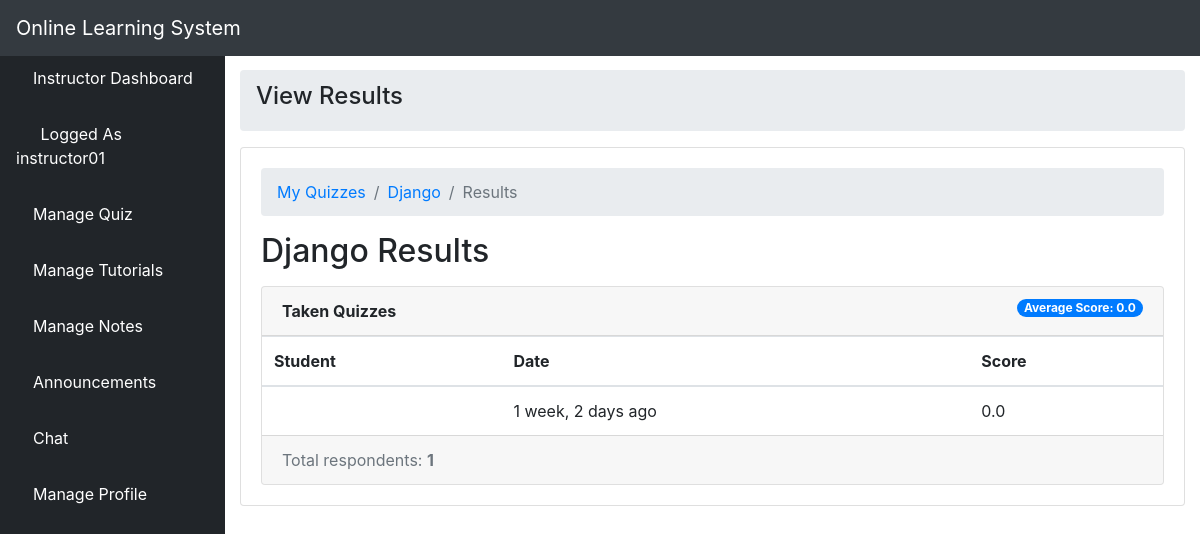
The page /quiz/2/results/ (signed in) on the database its author committed.
### elearn/models.py (models this page shows, shortened)
class User(AbstractUser):
    is_learner = models.BooleanField(default=False)
    is_instructor = models.BooleanField(default=False)
    is_admin = models.BooleanField(default=False)

class Quiz(models.Model):
    owner = models.ForeignKey(User, on_delete=models.CASCADE, related_name='quizzes')
    name = models.CharField(max_length=255)
    course = models.ForeignKey(Course, on_delete=models.CASCADE, related_name='quizzes')

class TakenQuiz(models.Model):
    learner = models.ForeignKey(Learner, on_delete=models.CASCADE, related_name='taken_quizzes')
    quiz = models.ForeignKey(Quiz, on_delete=models.CASCADE, related_name='taken_quizzes')
    score = models.FloatField()
    date = models.DateTimeField(auto_now_add=True)

### elearn/views.py (the view)
# urls.py: path('quiz/<int:pk>/results/', views.QuizResultsView.as_view(), name='quiz_results'),
class QuizResultsView(DeleteView):
    model = Quiz
    context_object_name = 'quiz'
    template_name = 'dashboard/instructor/quiz_results.html'
    def get_context_data(self, **kwargs):
        quiz = self.get_object()
        taken_quizzes = quiz.taken_quizzes.select_related(
            'learner__user').order_by('-date')
        total_taken_quizzes = taken_quizzes.count()
        quiz_score = quiz.taken_quizzes.aggregate(average_score=Avg('score'))
        extra_context = {
            'taken_quizzes': taken_quizzes,
            'total_taken_quizzes': total_taken_quizzes,
            'quiz_score': quiz_score
        }
        kwargs.update(extra_context)
        return super().get_context_data(**kwargs)
    def get_queryset(self):
        return self.request.user.quizzes.all()

### elearn/templates/dashboard/instructor/quiz_results.html (shortened to what this page needs)
{% extends 'dashboard/instructor/base.html' %}
{% load crispy_forms_tags humanize %}
{% block body %}
<div class="container-fluid" style="padding-top: 20px">
            <ol class="breadcrumb">
                <li class="breadcrumb-item">
                    <h4>View Results</h4>
                </li>
            </ol>
            <div class="card mb-3">
                <div class="card-body">
   <nav aria-label="breadcrumb">
    <ol class="breadcrumb">
      <li class="breadcrumb-item"><a href="{% url 'quiz_change_list' %}">My Quizzes</a></li>
      <li class="breadcrumb-item"><a href="{% url 'quiz_change' quiz.pk %}">{{ quiz.name }}</a></li>
      <li class="breadcrumb-item active" aria-current="page">Results</li>
    </ol>
  </nav>
  <h2 class="mb-3">{{ quiz.name }} Results</h2>
  <div class="card">
    <div class="card-header">
      <strong>Taken Quizzes</strong>
      <span class="badge badge-pill badge-primary float-right">Average Score: {{ quiz_score.average_score|default_if_none:0.0 }}</span>
    </div>
    <table class="table mb-0">
      <thead>
        <tr>
          <th>Student</th>
          <th>Date</th>
          <th>Score</th>
        </tr>
      </thead>
      <tbody>
        {% for taken_quiz in taken_quizzes %}
          <tr>
            <td>{{ taken_quiz.student.user.username }}</td>
            <td>{{ taken_quiz.date|naturaltime }}</td>
            <td>{{ taken_quiz.score }}</td>
          </tr>
        {% endfor %}
      </tbody>
    </table>
    <div class="card-footer text-muted">
      Total respondents: <strong>{{ total_taken_quizzes }}</strong>
    </div>
  </div>
        </div>
    </div>
                </div>
            </div>
{% endblock body %}

### elearn/templates/dashboard/instructor/base.html (shortened to what this page needs)
<!DOCTYPE html>
<html lang="en">
<head>
    {% load static %}
    <link href="{% static 'vendor/fontawesome-free/css/all.min.css' %}" rel="stylesheet" type="text/css">
    <link href="{% static 'vendor/datatables/dataTables.bootstrap4.css' %}" rel="stylesheet">
    <link href="{% static 'css/sb-admin.css' %}" rel="stylesheet">
</head>
<body id="page-top">
    <nav class="navbar navbar-expand navbar-dark bg-dark fixed-top">
        <a class="navbar-brand mr-1 text-white" href="">Online Learning System</a>
        <button class="btn btn-link btn-sm text-white order-1 order-sm-0" id="sidebarToggle" href="#">
            <i class="fas fa-bars"></i>
        </button>
        <ul class="navbar-nav ml-auto ml-md-0">
            <li class="nav-item dropdown no-arrow">
                <a class="nav-link dropdown-toggle" href="#" id="userDropdown" role="button" data-toggle="dropdown"
                    aria-haspopup="true" aria-expanded="false">
                    <i class="fas fa-user-circle fa-fw text-primary"></i>
                </a>
            </li>
        </ul>
    </nav>
    <div id="wrapper" style="padding-top: 50px;">
        <ul class="sidebar navbar-nav">
            <li class="nav-item active">
                <a class="nav-link" href="{% url 'instructor' %}">
                    <i class="fa fa-home" aria-hidden="true"></i>
                    <span>Instructor Dashboard</span>
                </a>
            </li>
            <li class="nav-item active">
                <a class="nav-link" href="">
                    <i class="fas fa-user-circle fa-fw text-primary"></i>
                    <span>Logged As {{ user.username }}</span>
                </a>
            </li>
            <li class="nav-item dropdown no-arrow">
                <a class="nav-link dropdown-toggle" data-toggle="dropdown" aria-haspopup="true" aria-expanded="false"
                    href="">
                    <i class="fa fa-th-list" aria-hidden="true"></i>
                    <span style="color: white">Manage Quiz</span>
                </a>
            </li>
            <li class="nav-item dropdown no-arrow">
                <a class="nav-link dropdown-toggle" data-toggle="dropdown" aria-haspopup="true" aria-expanded="false"
                    href="">
                    <i class="fas fa-book-reader" aria-hidden="true"></i>
                    <span style="color: white">Manage Tutorials</span>
                </a>
            </li>
            <li class="nav-item">
                <a class="nav-link" href="{% url 'lnotes' %}">
                    <i class="fas fa-pen" aria-hidden="true"></i>
                    <span style="color: white">Manage Notes</span>
                </a>
            </li>
            <li class="nav-item dropdown no-arrow">
                <a class="nav-link dropdown-toggle" data-toggle="dropdown" aria-haspopup="true" aria-expanded="false"
                    href="">
                    <i class="fas fa-bell"></i>
                    <span style="color: white">Announcements</span>
                </a>
            </li>
            <li class="nav-item">
                <a class="nav-link" href="{% url 'chat-instructor' %}">
                    <i class="fas fa-sms" aria-hidden="true"></i>
                    <span style="color: white">Chat</span>
                </a>
            </li>
            <li class="nav-item dropdown no-arrow">
                <a class="nav-link dropdown-toggle" data-toggle="dropdown" aria-haspopup="true" aria-expanded="false"
                    href="">
                    <i class="fas fa-user text-default"></i>
                    <span style="color: white">Manage Profile</span>
                </a>
            </li>
        </ul>
        {% block body %}{% endblock %}

### rows shown on the page
User: username "instructor01"
Quiz: name "Django"
TakenQuiz: date "1 week, 2 days ago", score "0.0"

### other values the page prints
{{ quiz_score.average_score|default_if_none:0.0 }} "0.0"
{{ total_taken_quizzes }} "1"
